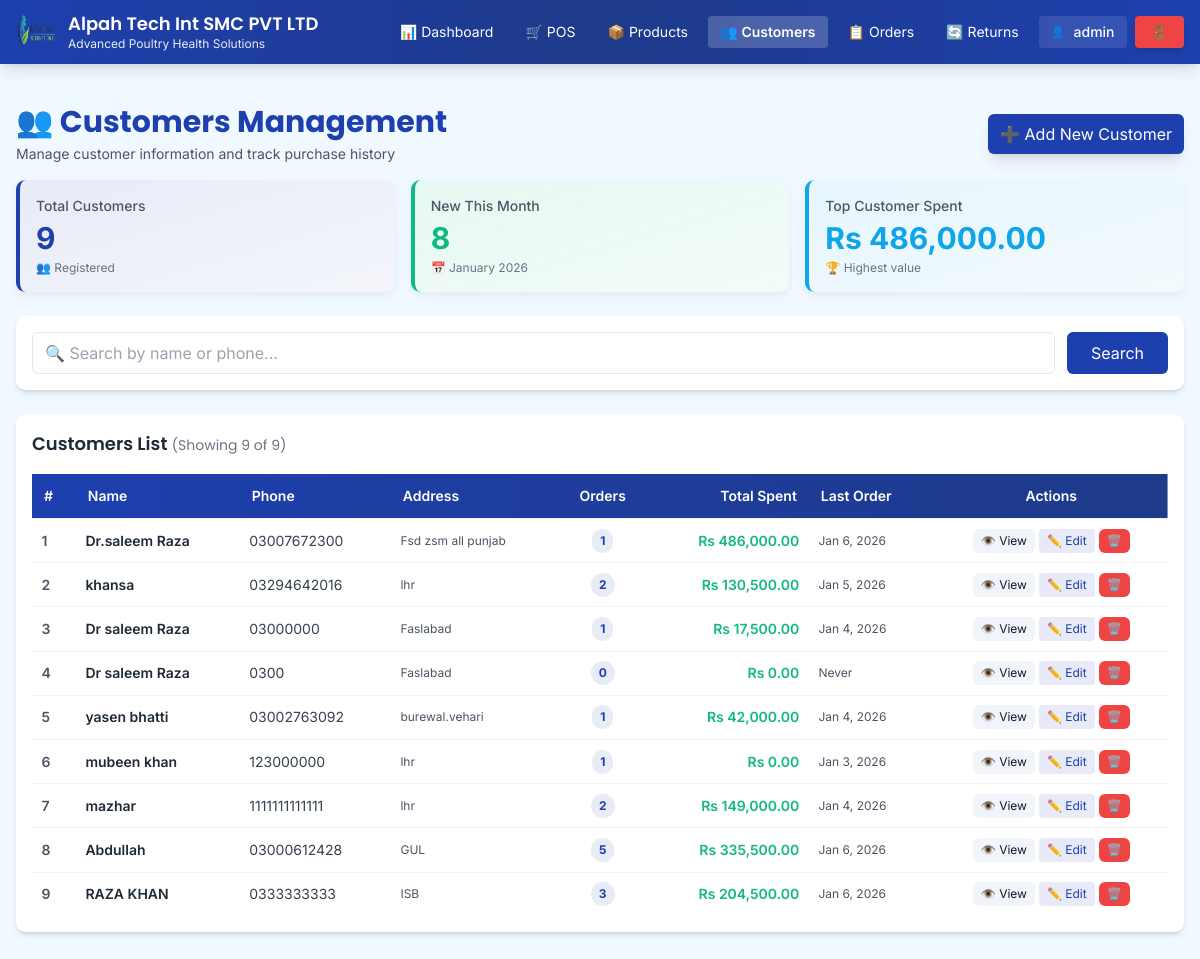
/customers.php (signed in), run on the app's committed database.
### tables this page shows
CREATE TABLE `customers` (
  `id` int(11) NOT NULL,
  `name` varchar(255) NOT NULL,
  `phone` varchar(20) NOT NULL,
  `address` text DEFAULT NULL,
  `created_at` timestamp NOT NULL DEFAULT current_timestamp()
);

### functions.php (called while the page is built, shortened)
<?php
function e($str) {
    return htmlspecialchars((string)$str, ENT_QUOTES, 'UTF-8');
}
function format_currency($amount) {
    return 'Rs ' . number_format((float)$amount, 2);
}

### customers.php (the view, shortened to what this page needs)
<?php
require_once __DIR__ . '/functions.php';
$search = trim($_GET['search'] ?? '');
$page = max(1, (int)($_GET['page'] ?? 1));
$perPage = 20;
$offset = ($page - 1) * $perPage;
$countSql = "SELECT COUNT(*) FROM customers WHERE 1=1";
$params = [];
$countStmt = $pdo->prepare($countSql);
$countStmt->execute($params);
$totalCustomers = (int)$countStmt->fetchColumn();
$sql = "SELECT c.*,
        COUNT(o.id) as order_count,
        IFNULL(SUM(o.total_amount), 0) as total_spent,
        MAX(o.order_date) as last_order_date
        FROM customers c
        LEFT JOIN orders o ON o.customer_id = c.id
        WHERE 1=1";
$params = [];
$sql .= " GROUP BY c.id ORDER BY c.created_at DESC LIMIT ? OFFSET ?";
$stmt = $pdo->prepare($sql);
$stmt->bindValue(count($params) + 1, $perPage, PDO::PARAM_INT);
$stmt->bindValue(count($params) + 2, $offset, PDO::PARAM_INT);
$stmt->execute();
$customers = $stmt->fetchAll();
$viewId = isset($_GET['id']) ? (int)$_GET['id'] : 0;
$customerDetail = null;
$history = [];
$stats = [
    'total_customers' => $totalCustomers,
    'new_this_month' => 0,
    'top_spender' => 0,
];
try {
    $stats['new_this_month'] = (int)$pdo->query("
        SELECT COUNT(*) FROM customers
        WHERE MONTH(created_at) = MONTH(CURDATE())
        AND YEAR(created_at) = YEAR(CURDATE())
    ")->fetchColumn();
    $topSpenderData = $pdo->query("
        SELECT IFNULL(SUM(total_amount), 0) as max_spent
        FROM orders
        GROUP BY customer_id
        ORDER BY max_spent DESC
        LIMIT 1
    ")->fetch();
    $stats['top_spender'] = (float)($topSpenderData['max_spent'] ?? 0);
} catch (Exception $e) {
}
require_once __DIR__ . '/includes/header.php';
?>
<div class="max-w-7xl mx-auto px-4 py-6">
  <?php if ($viewId > 0 && $customerDetail): ?>
    <div class="mb-6">
      <a href="customers.php" class="text-secondary hover:underline flex items-center gap-1 mb-4">
        ← Back to Customers
      </a>
      <h1 class="font-heading text-3xl font-bold text-primary flex items-center gap-2">
        👤 Customer Profile
      </h1>
    </div>
    <div class="grid grid-cols-1 lg:grid-cols-3 gap-6">
      <div class="card bg-white shadow-lg">
        <div class="flex items-center justify-between mb-4">
          <h2 class="font-heading text-lg font-semibold text-gray-800">Customer Information</h2>
          <button onclick="openEditModal(<?= (int)$customerDetail['id'] ?>)" class="text-primary hover:text-dark">
            ✏️
          </button>
        </div>
        <div class="space-y-3 text-sm">
          <div class="flex items-start gap-2">
            <span class="font-semibold text-gray-600 w-20">Name:</span>
            <span class="text-gray-800 font-medium"><?= e($customerDetail['name']) ?></span>
          </div>
          <div class="flex items-start gap-2">
            <span class="font-semibold text-gray-600 w-20">Phone:</span>
            <span class="text-gray-800"><?= e($customerDetail['phone']) ?></span>
          </div>
          <div class="flex items-start gap-2">
            <span class="font-semibold text-gray-600 w-20">Address:</span>
            <span class="text-gray-800"><?= nl2br(e($customerDetail['address'])) ?></span>
          </div>
          <div class="flex items-start gap-2">
            <span class="font-semibold text-gray-600 w-20">Joined:</span>
            <span class="text-gray-800"><?= date('M j, Y', strtotime($customerDetail['created_at'])) ?></span>
          </div>
        </div>
        <div class="mt-4 pt-4 border-t">
          <div class="text-sm text-gray-600 mb-1">Total Spent</div>
          <div class="text-2xl font-bold text-success">
            <?php
            $totalSpent = 0;
            foreach ($history as $h) { $totalSpent += (float)$h['total_amount']; }
            echo format_currency($totalSpent);
            ?>
          </div>
          <div class="text-xs text-gray-500 mt-1"><?= count($history) ?> order(s)</div>
        </div>
      </div>
      <div class="lg:col-span-2 card bg-white shadow-lg">
        <h2 class="font-heading text-lg font-semibold text-gray-800 mb-4">
          📋 Purchase History (<?= count($history) ?>)
        </h2>
        <div class="overflow-x-auto">
          <table class="min-w-full text-sm">
            <thead>
              <tr class="bg-gray-50 border-b">
                <th class="th text-left">Invoice</th>
                <th class="th text-right">Amount</th>
                <th class="th text-center">Payment</th>
                <th class="th text-center">Status</th>
                <th class="th text-left">Date</th>
                <th class="th text-center">Actions</th>
              </tr>
            </thead>
            <tbody class="divide-y">
            <?php if (empty($history)): ?>
              <tr>
                <td colspan="6" class="td text-center text-gray-400 py-8">
                  <div class="text-4xl mb-2">📭</div>
                  <div>No orders yet</div>
                </td>
              </tr>
            <?php else: foreach ($history as $h): ?>
              <tr class="hover:bg-gray-50">
                <td class="td">
                  <span class="font-mono text-xs font-semibold text-primary"><?= e($h['invoice_number']) ?></span>
                </td>
                <td class="td text-right font-semibold text-success"><?= format_currency($h['total_amount']) ?></td>
                <td class="td text-center">
                  <span class="inline-block px-2 py-1 bg-primary/10 text-primary rounded text-xs capitalize">
                    <?= e(str_replace('_', ' ', $h['payment_method'])) ?>
                  </span>
                </td>
                <td class="td text-center">
                  <span class="inline-block px-2 py-1 bg-success/10 text-success rounded text-xs font-semibold capitalize">
                    <?= e($h['status']) ?>
                  </span>
                </td>
                <td class="td">
                  <div class="text-xs"><?= date('M j, Y g:i A', strtotime($h['order_date'])) ?></div>
                </td>
                <td class="td text-center">
                  <a class="btn-secondary text-xs px-3 py-1" href="invoice.php?id=<?= (int)$h['id'] ?>">
                    View
                  </a>
                </td>
              </tr>
            <?php endforeach; endif; ?>
            </tbody>
          </table>
        </div>
      </div>
    </div>
  <?php else: ?>
    <div class="mb-6">
      <div class="flex items-center justify-between mb-4 flex-wrap gap-3">
        <div>
          <h1 class="font-heading text-3xl font-bold text-primary flex items-center gap-2">
            👥 Customers Management
          </h1>
          <p class="text-sm text-gray-600 mt-1">Manage customer information and track purchase history</p>
        </div>
        <button onclick="openAddModal()" class="btn-primary flex items-center gap-2 shadow-lg">
          ➕ Add New Customer
        </button>
      </div>
      <div class="grid grid-cols-1 sm:grid-cols-3 gap-4 mb-6">
        <div class="card bg-gradient-to-br from-primary/10 to-primary/5 border-l-4 border-primary">
          <div class="text-gray-600 text-sm font-medium">Total Customers</div>
          <div class="text-3xl font-bold text-primary mt-1"><?= number_format($stats['total_customers']) ?></div>
          <div class="text-xs text-gray-500 mt-1">👥 Registered</div>
        </div>
        <div class="card bg-gradient-to-br from-success/10 to-success/5 border-l-4 border-success">
          <div class="text-gray-600 text-sm font-medium">New This Month</div>
          <div class="text-3xl font-bold text-success mt-1"><?= number_format($stats['new_this_month']) ?></div>
          <div class="text-xs text-gray-500 mt-1">📅 <?= date('F Y') ?></div>
        </div>
        <div class="card bg-gradient-to-br from-secondary/10 to-secondary/5 border-l-4 border-secondary">
          <div class="text-gray-600 text-sm font-medium">Top Customer Spent</div>
          <div class="text-3xl font-bold text-secondary mt-1"><?= format_currency($stats['top_spender']) ?></div>
          <div class="text-xs text-gray-500 mt-1">🏆 Highest value</div>
        </div>
      </div>
    </div>
    <div class="card mb-6 shadow-md">
      <form method="get" class="flex gap-3">
        <input
          type="text"
          name="search"
          value="<?= e($search) ?>"
          placeholder="🔍 Search by name or phone..."
          class="input flex-1 focus:ring-2 focus:ring-primary"
        >
        <button type="submit" class="btn-primary px-6">Search</button>
      </form>
    </div>
    <div class="card overflow-hidden shadow-md">
      <div class="mb-4 flex items-center justify-between">
        <h2 class="font-heading text-lg font-semibold text-gray-800">
          Customers List
          <span class="text-sm font-normal text-gray-500">
            (Showing <?= count($customers) ?> of <?= number_format($totalCustomers) ?>)
          </span>
        </h2>
      </div>
      <div class="overflow-x-auto">
        <table class="min-w-full text-sm">
          <thead>
            <tr class="bg-gradient-to-r from-primary to-dark text-white">
              <th class="th text-left">#</th>
              <th class="th text-left">Name</th>
              <th class="th text-left">Phone</th>
              <th class="th text-left">Address</th>
              <th class="th text-center">Orders</th>
              <th class="th text-right">Total Spent</th>
              <th class="th text-left">Last Order</th>
              <th class="th text-center">Actions</th>
            </tr>
          </thead>
          <tbody class="divide-y divide-gray-200">
          <?php if (empty($customers)): ?>
            <tr>
              <td colspan="8" class="td text-center text-gray-400 py-12">
                <div class="text-5xl mb-2">👥</div>
                <div class="text-lg">No customers found</div>
                <?php if ($search): ?>
                  <a href="customers.php" class="text-primary hover:underline text-sm mt-2 inline-block">Clear search</a>
                <?php endif; ?>
              </td>
            </tr>
          <?php else:
            $counter = $offset + 1;
            foreach ($customers as $c):
          ?>
            <tr class="hover:bg-gray-50 transition">
              <td class="td text-gray-600 font-semibold"><?= $counter++ ?></td>
              <td class="td">
                <div class="font-semibold text-gray-800"><?= e($c['name']) ?></div>
              </td>
              <td class="td text-gray-700"><?= e($c['phone']) ?></td>
              <td class="td text-gray-600 text-xs"><?= e(substr($c['address'], 0, 30)) ?><?= strlen($c['address']) > 30 ? '...' : '' ?></td>
              <td class="td text-center">
                <span class="inline-block px-2 py-1 bg-primary/10 text-primary rounded-full text-xs font-bold">
                  <?= (int)$c['order_count'] ?>
                </span>
              </td>
              <td class="td text-right font-semibold text-success">
                <?= format_currency($c['total_spent']) ?>
              </td>
              <td class="td text-xs text-gray-600">
                <?= $c['last_order_date'] ? date('M j, Y', strtotime($c['last_order_date'])) : 'Never' ?>
              </td>
              <td class="td text-center">
                <div class="flex items-center justify-center gap-1">
                  <a
                    href="customers.php?id=<?= (int)$c['id'] ?>"
                    class="btn-secondary text-xs px-2 py-1"
                    title="View Details"
                  >
                    👁️ View
                  </a>
                  <button
                    onclick="openEditModal(<?= (int)$c['id'] ?>)"
                    class="bg-primary/10 text-primary hover:bg-primary hover:text-white px-2 py-1 rounded text-xs transition"
                    title="Edit"
                  >
                    ✏️ Edit
                  </button>
                  <form method="post" class="inline" onsubmit="return confirm('⚠️ Delete this customer?');">
                    <button class="btn-danger text-xs px-2 py-1" type="submit" title="Delete">
                      🗑️
                    </button>
                  </form>
                </div>
              </td>
            </tr>
          <?php endforeach; endif; ?>
          </tbody>
        </table>
      </div>
    </div>
  <?php endif; ?>
</div>
<?php require_once __DIR__ . '/includes/footer.php'; ?>

### assets/css/style.css (style rules this page uses)
:root { --primary:#1E40AF; --secondary:#0EA5E9; --success:#10B981; --warning:#F59E0B; --danger:#EF4444; --dark:#1E3A8A; --card-shadow: 0 4px 10px rgba(2,6,23,0.06); }
body { font-family: Inter, sans-serif; background: var(--lightbg); }
.card { background: #fff; border-radius: 0.6rem; padding: 1rem; box-shadow: var(--card-shadow); }
.input { width: 100%; border: 1px solid #e5e7eb; padding: .5rem .75rem; border-radius: .375rem; background: #fff; }
.th { padding: .75rem; text-align:left; font-weight:600; color:#ffffff !important; }
.td { padding: .6rem; border-top:1px solid #f3f4f6; vertical-align: middle; }
.btn-primary { background: var(--primary); color: #fff; padding: .5rem .75rem; border-radius: .375rem; display:inline-block; cursor:pointer; text-decoration:none; transition: background .15s; }
.btn-secondary { background: #f1f5f9; color: #0f172a; padding: .45rem .65rem; border-radius: .375rem; text-decoration:none; cursor:pointer; }
.btn-danger { background: var(--danger); color: #fff; padding: .4rem .6rem; border-radius: .375rem; border: none; cursor:pointer; }
.text-right { text-align: right; }
.inline { display:inline-block; }

### data on the page
customers: name "Dr.saleem Raza", phone "03007672300", address "Fsd zsm all punjab", order_count "1", total_spent "Rs 486,000.00", last_order_date "Jan 6, 2026"
customers: name "khansa", phone "03294642016", address "lhr", order_count "2", total_spent "Rs 130,500.00", last_order_date "Jan 5, 2026"
customers: name "Dr saleem Raza", phone "03000000", address "Faslabad", order_count "1", total_spent "Rs 17,500.00", last_order_date "Jan 4, 2026"
customers: name "Dr saleem Raza", phone "0300", address "Faslabad", order_count "0", total_spent "Rs 0.00", shows "Never"
customers: name "yasen bhatti", phone "03002763092", address "burewal.vehari", order_count "1", total_spent "Rs 42,000.00", last_order_date "Jan 4, 2026"
customers: name "mubeen khan", phone "123000000", address "lhr", order_count "1", total_spent "Rs 0.00", last_order_date "Jan 3, 2026"
customers: name "mazhar", phone "1111111111111", address "lhr", order_count "2", total_spent "Rs 149,000.00", last_order_date "Jan 4, 2026"
customers: name "Abdullah", phone "03000612428", address "GUL", order_count "5", total_spent "Rs 335,500.00", last_order_date "Jan 6, 2026"
customers: name "RAZA KHAN", phone "0333333333", address "ISB", order_count "3", total_spent "Rs 204,500.00", last_order_date "Jan 6, 2026"

### other printed values
COMPANY_NAME "Alpah Tech Int SMC PVT LTD"
COMPANY_TAGLINE "Advanced Poultry Health Solutions"
$username "admin"
$stats['total_customers'] "9"
$stats['new_this_month'] "8"
format_currency($stats['top_spender']) "Rs 486,000.00"
count($customers) "9"
$totalCustomers "9"
